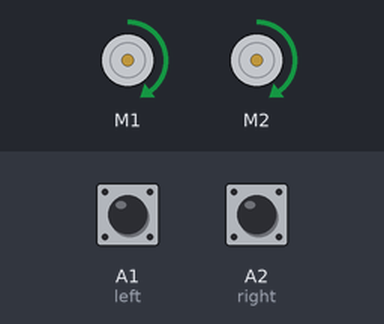
The sketch below on a simulated Arduino Uno, built with avr-gcc and run on an emulated ATmega328P. Shown: 2 × DC motor (green arrow = forward, orange = backward, longer = faster). Inputs (shaded band) come from the test bench; at power-on: A1 (left) HIGH, A2 (right) HIGH. What the sketch prints to the serial monitor is not drawn.

Above: at 1.2 s.
1.3 s: A1 (left) pulled LOW for 0.15 s
At 1.38 s:
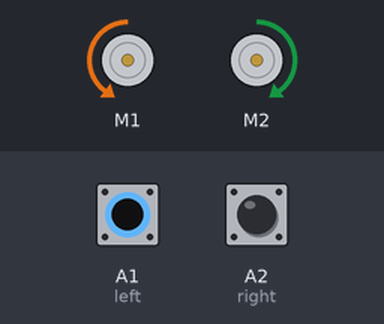
2.9 s: A2 (right) pulled LOW for 0.15 s
At 2.99 s:
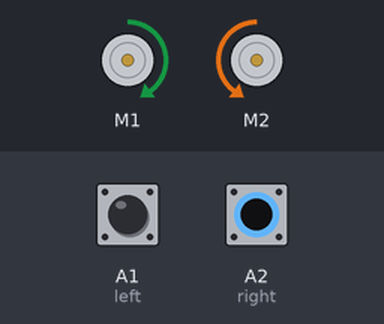
4.5 s: A2 (right) pulled LOW for 3.2 s
At 8.7 s:
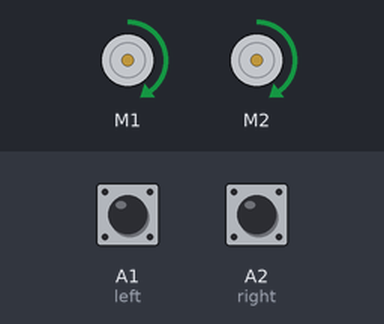
9.2 s: A1 (left) pulled LOW for 3.2 s
At 9.7 s:
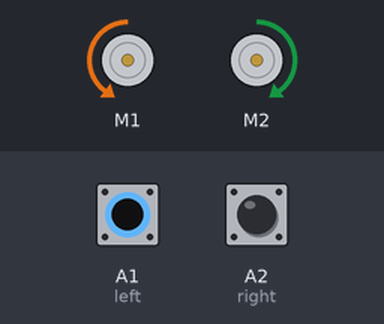
13.9 s: A1 (left) driven LOW and A2 (right) driven LOW
At 14.7 s:
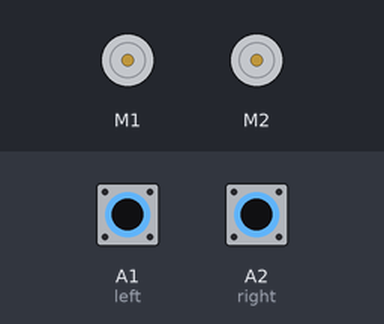
Timing chart, 0 to 16.4 s (numbered marks = the images above; inputs shaded):
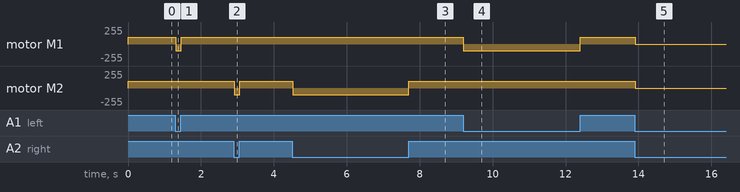

The sketch:

naya_opposite_line_foll.ino
```cpp
   ////////////////////////////////////////////////////////
  //               LinoBot v1.0                         //
 //               By vikas ece                         //
////////////////////////////////////////////////////////

//I have added the two modes for turning(normal turn or fast turn) the lfr bot
//The values of analogRead could be changed for trouble shooting

//including the libraries
 #include <AFMotor.h>

//defining pins and variables
const int left = A1;
const int  right = A2;

//defining motors
AF_DCMotor motor1(1, MOTOR12_8KHZ);
AF_DCMotor motor2(2, MOTOR12_8KHZ);
/*
AF_DCMotor motor1(3, MOTOR12_8KHZ);
AF_DCMotor motor2(4, MOTOR12_8KHZ);
 */

void setup() {
  //setting the speed of motors
  motor1.setSpeed(100);
  motor2.setSpeed(100);
  //declaring pin types
  pinMode(left,INPUT);
  pinMode(right,INPUT);
  //begin serial communication
  Serial.begin(9600);

}

void loop(){
  //printing values of the sensors to the serial monitor
  Serial.println(digitalRead(left));
  Serial.println(digitalRead(right));
  //line detected by both
  if(!digitalRead(left) && !digitalRead(right)){
    //stop
    motor1.run(RELEASE);
    motor2.run(RELEASE);
    Serial.println("STOP");
  }
  //line detected by left sensor
  else if(!digitalRead(left) && digitalRead(right)){
    //turn left
    motor1.run(BACKWARD);
    motor2.run(FORWARD);
    Serial.println("LEFT");
    /*
    motor1.run(RELEASE);
    motor2.run(FORWARD);
     */
  }
  //line detected by right sensor
  else if(digitalRead(left) && !digitalRead(right)){
    //turn right
    motor1.run(FORWARD);
    motor2.run(BACKWARD);
    Serial.println("RIGHT");
    /*
    motor1.run(FORWARD);
    motor2.run(RELEASE);
     */
  }
  //line detected by none
  else if(digitalRead(left) && digitalRead(right)){
    //forward
    motor1.run(FORWARD);
    motor2.run(FORWARD);
    Serial.println("FORWARD");
    /*
    motor1.run(BACKWARD);
    motor2.run(BACKWARD);
     */
  }

}
```

Measured:
- after the input at 1.3 s, motor M1: forward 100/255 → backward 100/255 at once, → forward 100/255 0.15 s later
- after the input at 2.9 s, motor M2: forward 100/255 → backward 100/255 at once, → forward 100/255 0.15 s later
- after the input at 4.5 s, motor M2: forward 100/255 → backward 100/255 at once, → forward 100/255 3.2 s later
- after the input at 9.2 s, motor M1: forward 100/255 → backward 100/255 at once, → forward 100/255 3.2 s later
- after the input at 13.9 s, motor M1, motor M2: forward 100/255 → stopped at once
